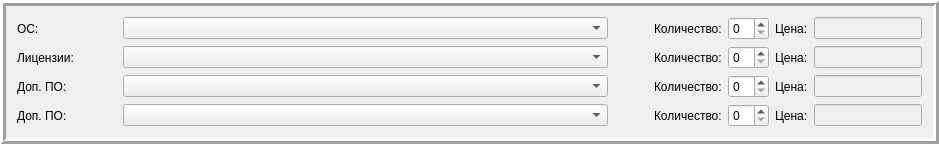
        <widget class="QFrame" name="frame_9">
         <property name="frameShape">
          <enum>QFrame::Box</enum>
         </property>
         <property name="frameShadow">
          <enum>QFrame::Raised</enum>
         </property>
         <property name="lineWidth">
          <number>3</number>
         </property>
         <layout class="QGridLayout" name="gridLayout_12">
          <item row="1" column="0">
           <layout class="QHBoxLayout" name="horizontalLayout_23">
            <item>
             <widget class="QLabel" name="label_69">
              <property name="minimumSize">
               <size>
                <width>100</width>
                <height>0</height>
               </size>
              </property>
              <property name="text">
               <string>Лицензии: </string>
              </property>
             </widget>
            </item>
            <item>
             <widget class="QComboBox" name="comboBox_Lic">
              <property name="minimumSize">
               <size>
                <width>485</width>
                <height>0</height>
               </size>
              </property>
             </widget>
            </item>
            <item>
             <spacer name="horizontalSpacer_30">
              <property name="orientation">
               <enum>Qt::Horizontal</enum>
              </property>
              <property name="sizeHint" stdset="0">
               <size>
                <width>40</width>
                <height>20</height>
               </size>
              </property>
             </spacer>
            </item>
            <item>
             <widget class="QLabel" name="label_70">
              <property name="text">
               <string>Количество:</string>
              </property>
             </widget>
            </item>
            <item>
             <widget class="QSpinBox" name="spinBox_Lic"/>
            </item>
            <item>
             <widget class="QLabel" name="label_72">
              <property name="text">
               <string>Цена:</string>
              </property>
             </widget>
            </item>
            <item>
             <widget class="QLineEdit" name="lineEdit_price_Lic">
              <property name="enabled">
               <bool>false</bool>
              </property>
              <property name="sizePolicy">
               <sizepolicy hsizetype="Fixed" vsizetype="Fixed">
                <horstretch>0</horstretch>
                <verstretch>0</verstretch>
               </sizepolicy>
              </property>
             </widget>
            </item>
           </layout>
          </item>
          <item row="0" column="0">
           <layout class="QHBoxLayout" name="horizontalLayout_22">
            <item>
             <widget class="QLabel" name="label_65">
              <property name="minimumSize">
               <size>
                <width>100</width>
                <height>0</height>
               </size>
              </property>
              <property name="text">
               <string>ОС: </string>
              </property>
             </widget>
            </item>
            <item>
             <widget class="QComboBox" name="comboBox_OS">
              <property name="minimumSize">
               <size>
                <width>485</width>
                <height>0</height>
               </size>
              </property>
             </widget>
            </item>
            <item>
             <spacer name="horizontalSpacer_29">
              <property name="orientation">
               <enum>Qt::Horizontal</enum>
              </property>
              <property name="sizeHint" stdset="0">
               <size>
                <width>40</width>
                <height>20</height>
               </size>
              </property>
             </spacer>
            </item>
            <item>
             <widget class="QLabel" name="label_66">
              <property name="text">
               <string>Количество:</string>
              </property>
             </widget>
            </item>
            <item>
             <widget class="QSpinBox" name="spinBox_OS"/>
            </item>
            <item>
             <widget class="QLabel" name="label_68">
              <property name="text">
               <string>Цена:</string>
              </property>
             </widget>
            </item>
            <item>
             <widget class="QLineEdit" name="lineEdit_price_OS">
              <property name="enabled">
               <bool>false</bool>
              </property>
              <property name="sizePolicy">
               <sizepolicy hsizetype="Fixed" vsizetype="Fixed">
                <horstretch>0</horstretch>
                <verstretch>0</verstretch>
               </sizepolicy>
              </property>
             </widget>
            </item>
           </layout>
          </item>
          <item row="2" column="0">
           <layout class="QHBoxLayout" name="horizontalLayout_24">
            <item>
             <widget class="QLabel" name="label_73">
              <property name="minimumSize">
               <size>
                <width>100</width>
                <height>0</height>
               </size>
              </property>
              <property name="text">
               <string>Доп. ПО: </string>
              </property>
             </widget>
            </item>
            <item>
             <widget class="QComboBox" name="comboBox_Soft1">
              <property name="minimumSize">
               <size>
                <width>485</width>
                <height>0</height>
               </size>
              </property>
             </widget>
            </item>
            <item>
             <spacer name="horizontalSpacer_31">
              <property name="orientation">
               <enum>Qt::Horizontal</enum>
              </property>
              <property name="sizeHint" stdset="0">
               <size>
                <width>40</width>
                <height>20</height>
               </size>
              </property>
             </spacer>
            </item>
            <item>
             <widget class="QLabel" name="label_74">
              <property name="text">
               <string>Количество:</string>
              </property>
             </widget>
            </item>
            <item>
             <widget class="QSpinBox" name="spinBox_Soft1"/>
            </item>
            <item>
             <widget class="QLabel" name="label_76">
              <property name="text">
               <string>Цена:</string>
              </property>
             </widget>
            </item>
            <item>
             <widget class="QLineEdit" name="lineEdit_price_Soft1">
              <property name="enabled">
               <bool>false</bool>
              </property>
              <property name="sizePolicy">
               <sizepolicy hsizetype="Fixed" vsizetype="Fixed">
                <horstretch>0</horstretch>
                <verstretch>0</verstretch>
               </sizepolicy>
              </property>
             </widget>
            </item>
           </layout>
          </item>
          <item row="3" column="0">
           <layout class="QHBoxLayout" name="horizontalLayout_25">
            <item>
             <widget class="QLabel" name="label_77">
              <property name="minimumSize">
               <size>
                <width>100</width>
                <height>0</height>
               </size>
              </property>
              <property name="text">
               <string>Доп. ПО: </string>
              </property>
             </widget>
            </item>
            <item>
             <widget class="QComboBox" name="comboBox_Soft2">
              <property name="minimumSize">
               <size>
                <width>485</width>
                <height>0</height>
               </size>
              </property>
             </widget>
            </item>
            <item>
             <spacer name="horizontalSpacer_32">
              <property name="orientation">
               <enum>Qt::Horizontal</enum>
              </property>
              <property name="sizeHint" stdset="0">
               <size>
                <width>40</width>
                <height>20</height>
               </size>
              </property>
             </spacer>
            </item>
            <item>
             <widget class="QLabel" name="label_78">
              <property name="text">
               <string>Количество:</string>
              </property>
             </widget>
            </item>
            <item>
             <widget class="QSpinBox" name="spinBox_Soft2"/>
            </item>
            <item>
             <widget class="QLabel" name="label_80">
              <property name="text">
               <string>Цена:</string>
              </property>
             </widget>
            </item>
            <item>
             <widget class="QLineEdit" name="lineEdit_price_Soft2">
              <property name="enabled">
               <bool>false</bool>
              </property>
              <property name="sizePolicy">
               <sizepolicy hsizetype="Fixed" vsizetype="Fixed">
                <horstretch>0</horstretch>
                <verstretch>0</verstretch>
               </sizepolicy>
              </property>
             </widget>
            </item>
           </layout>
          </item>
         </layout>
        </widget>
